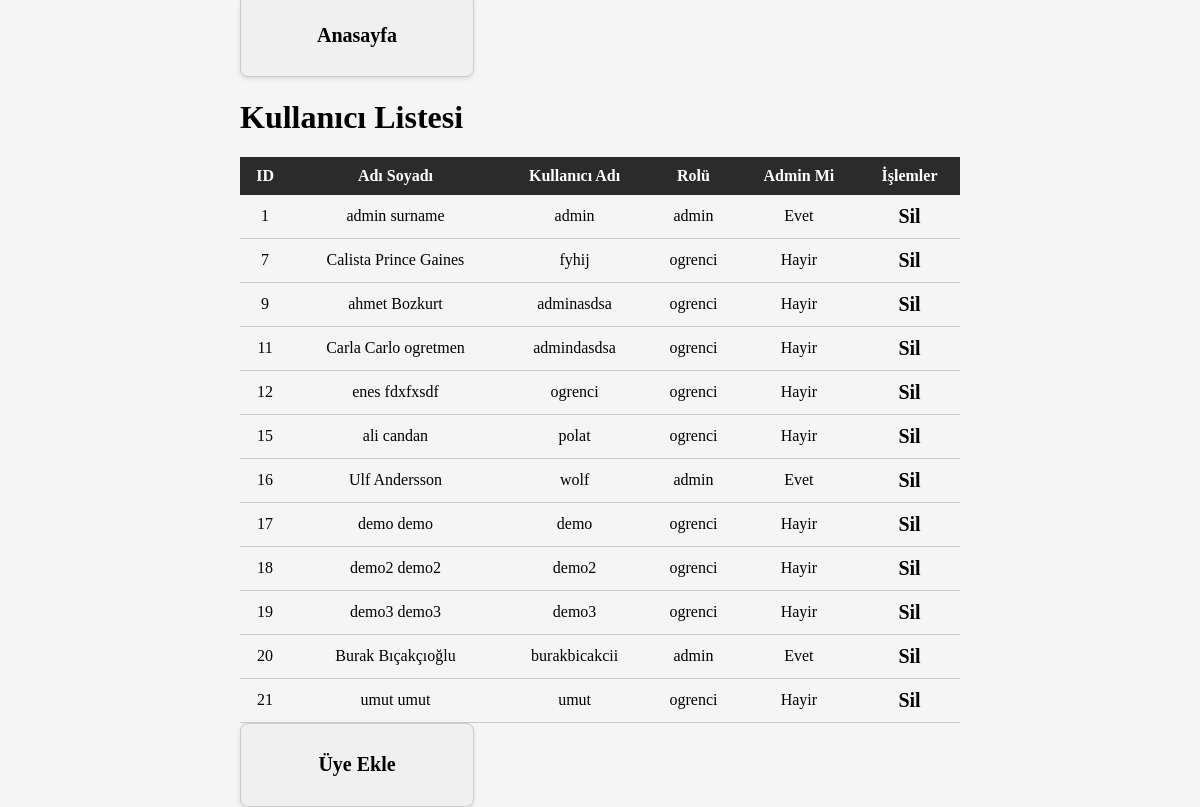
/userList.php (signed in), run on the app's committed database.
### tables this page shows
CREATE TABLE "users" (
	"id"	INTEGER,
	"name"	TEXT NOT NULL,
	"surname"	TEXT NOT NULL,
	"nickname"	TEXT NOT NULL,
	"passwd"	TEXT NOT NULL,
	"isAdmin"	INTEGER NOT NULL,
	"role"	TEXT NOT NULL,
	PRIMARY KEY("id" AUTOINCREMENT)
);

### functions/functions.php (called while the page is built, shortened)
<?php
function GetUsers() {
    include "db.php";
    $query = "SELECT * FROM users";
    $statement = $pdo->prepare($query);
    $statement->execute();
    $result = $statement->fetchAll();
    return $result;
}
?>

### userList.php (the view, shortened to what this page needs)
<?php
  include "functions/functions.php";
  $listOfUsers = GetUsers();
?>
<!DOCTYPE html>
<html lang="tr">
<head>
  <link rel="stylesheet" href="style.css">
</head>
<body>
  <div class="userList">
    <a href="index.php">
          <div class="navbarButton">
            Anasayfa
          </div>
        </a>
    <table>
      <thead>
        <h1>Kullanıcı Listesi</h1>
        <tr>
          <?php
          if($_SESSION['isAdmin']):?>
            <th>ID</th>
          <?php endif?>
            <th>Adı Soyadı</th>
            <th>Kullanıcı Adı</th>
            <th>Rolü</th>
          <?php if( $_SESSION['isAdmin']):?>
            <th>Admin Mi</th>
            <th colspan="2">İşlemler</th>
          <?php endif?>
        </tr>
      </thead>
      <tbody>
        <?php foreach($listOfUsers as $user):?>
          <tr>
            <?php if($_SESSION['isAdmin']):?>
              <td><?php echo $user['id'];?></td>
            <?php endif?>
              <td><?php echo $user['name'] . " " . $user['surname'];?></td>
              <td><?php echo $user['nickname'];?></td>
              <td><?php echo $user['role'];?></td>
            <?php if( $_SESSION['isAdmin']):?>
              <td><?php $a = $user['isAdmin'] ? "Evet" : "Hayir"; echo $a; ?></td>
              <td><a href='deleteUser.php?id=<?php echo $user["id"]?>'>Sil</a></td>
            <?php endif?>
          </tr>
        <?php endforeach?>
      </tbody>
    </table>
    <?php if( $_SESSION['isAdmin']):?>
    <a href="addUser.php">
          <div class="navbarButton">
            Üye Ekle
          </div>
        </a>
    <?php endif?>
  </div>
</body>
</html>

### style.css (style rules this page uses)
body { background-color: #f5f5f5; display: flex; justify-content: center; align-items: center; height: 100vh; margin: 0; }
.navbarButton { display: flex; align-items: center; justify-content: center; text-align: center; background-color: #f0f0f0; border: 1px solid #ccc; border-radius: 8px; padding: 1rem; text-align: center; width: 200px; height: 50px; box-shadow: 0 2px 4px rgba(0, 0, 0, 0.1); transition: transform 0.2s; }
a { text-decoration: none; color: black; font-size: 20px; font-weight: bold; }
.userList { width: 60%; height: auto; }
.userList table { margin-top: 10px; width: 100%; border-collapse: collapse; text-align: center; }
.userList table th { background-color: rgb(44, 43, 43); padding: 10px; color: #fff; }
.userList table td { padding: 10px; border-bottom: 1px solid #ccc; }
.userList table a { color: #000; text-decoration: none; }

### data on the page
users: id "1", name "admin", surname "surname", nickname "admin", role "admin", isAdmin "Evet"
users: id "7", name "Calista Prince", surname "Gaines", nickname "fyhij", role "ogrenci", isAdmin "Hayir"
users: id "9", name "ahmet", surname "Bozkurt", nickname "adminasdsa", role "ogrenci", isAdmin "Hayir"
users: id "11", name "Carla Carlo", surname "ogretmen", nickname "admindasdsa", role "ogrenci", isAdmin "Hayir"
users: id "12", name "enes", surname "fdxfxsdf", nickname "ogrenci", role "ogrenci", isAdmin "Hayir"
users: id "15", name "ali", surname "candan", nickname "polat", role "ogrenci", isAdmin "Hayir"
users: id "16", name "Ulf", surname "Andersson", nickname "wolf", role "admin", isAdmin "Evet"
users: id "17", name "demo", surname "demo", nickname "demo", role "ogrenci", isAdmin "Hayir"
users: id "18", name "demo2", surname "demo2", nickname "demo2", role "ogrenci", isAdmin "Hayir"
users: id "19", name "demo3", surname "demo3", nickname "demo3", role "ogrenci", isAdmin "Hayir"
users: id "20", name "Burak", surname "Bıçakçıoğlu", nickname "burakbicakcii", role "admin", isAdmin "Evet"
users: id "21", name "umut", surname "umut", nickname "umut", role "ogrenci", isAdmin "Hayir"
